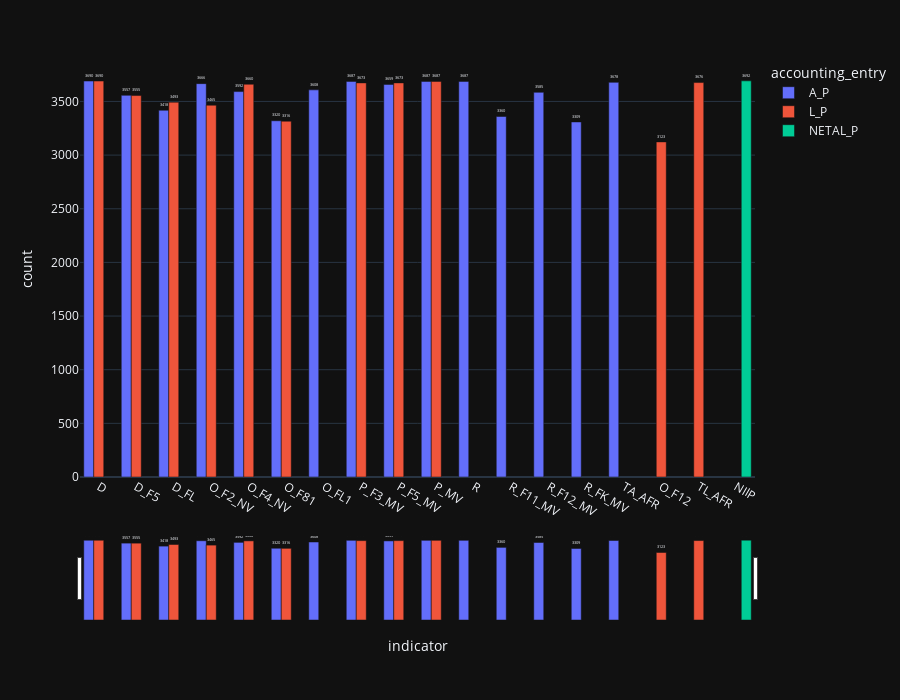

Here is the notebook cell this chart was saved with:
### Code cell
import plotly.express as px


# 1) Agrupar e contar
counts = (
    nulos
      .groupby(['indicator', 'accounting_entry'])
      .agg(count=('value','count'))
      .reset_index()
)

fig = px.bar(
    counts,
    x="indicator",
    y="count",
    color="accounting_entry",
    barmode="group",
    height=600,
    text="count"
)

# Scroll horizontal (x-axis com range + modo interativo)
fig.update_layout(
  xaxis=dict(
    rangeslider=dict(visible=True),  # adiciona slider
    type="category"
  ),
  height=700  # aumenta o tamanho da figura
)
fig.update_traces(
  textposition="outside",
  # textangle=45,
  textfont_size=250  # aumenta o tamanho do texto
)
fig.show()

### Figure 1 — Plotly figure (JSON) as saved in the notebook; plotly's stock layout.template omitted (floating-point values rounded to 4 significant figures)
{"data": [{"alignmentgroup": "True", "hovertemplate": "accounting_entry=A_P<br>indicator=%{x}<br>count=%{text}<extra></extra>", "legendgroup": "A_P", "marker": {"color": "#636efa", "pattern": {"shape": ""}}, "name": "A_P", "offsetgroup": "A_P", "orientation": "v", "showlegend": true, "text": [3690.0, 3557.0, 3418.0, 3666.0, 3592.0, 3320.0, 3608.0, 3687.0, 3659.0, 3687.0, 3687.0, 3360.0, 3585.0, 3309.0, 3678.0], "textfont": {"size": 250}, "textposition": "outside", "type": "bar", "x": ["D", "D_F5", "D_FL", "O_F2_NV", "O_F4_NV", "O_F81", "O_FL1", "P_F3_MV", "P_F5_MV", "P_MV", "R", "R_F11_MV", "R_F12_MV", "R_FK_MV", "TA_AFR"], "xaxis": "x", "y": [3690, 3557, 3418, 3666, 3592, 3320, 3608, 3687, 3659, 3687, 3687, 3360, 3585, 3309, 3678], "yaxis": "y"}, {"alignmentgroup": "True", "hovertemplate": "accounting_entry=L_P<br>indicator=%{x}<br>count=%{text}<extra></extra>", "legendgroup": "L_P", "marker": {"color": "#EF553B", "pattern": {"shape": ""}}, "name": "L_P", "offsetgroup": "L_P", "orientation": "v", "showlegend": true, "text": [3690.0, 3555.0, 3493.0, 3123.0, 3465.0, 3660.0, 3316.0, 3673.0, 3673.0, 3687.0, 3676.0], "textfont": {"size": 250}, "textposition": "outside", "type": "bar", "x": ["D", "D_F5", "D_FL", "O_F12", "O_F2_NV", "O_F4_NV", "O_F81", "P_F3_MV", "P_F5_MV", "P_MV", "TL_AFR"], "xaxis": "x", "y": [3690, 3555, 3493, 3123, 3465, 3660, 3316, 3673, 3673, 3687, 3676], "yaxis": "y"}, {"alignmentgroup": "True", "hovertemplate": "accounting_entry=NETAL_P<br>indicator=%{x}<br>count=%{text}<extra></extra>", "legendgroup": "NETAL_P", "marker": {"color": "#00cc96", "pattern": {"shape": ""}}, "name": "NETAL_P", "offsetgroup": "NETAL_P", "orientation": "v", "showlegend": true, "text": [3692.0], "textfont": {"size": 250}, "textposition": "outside", "type": "bar", "x": ["NIIP"], "xaxis": "x", "y": [3692], "yaxis": "y"}], "layout": {"barmode": "group", "height": 700, "legend": {"title": {"text": "accounting_entry"}, "tracegroupgap": 0}, "margin": {"t": 60}, "xaxis": {"anchor": "y", "domain": [0, 1], "rangeslider": {"visible": true}, "title": {"text": "indicator"}, "type": "category"}, "yaxis": {"anchor": "x", "domain": [0, 1], "title": {"text": "count"}}}}
